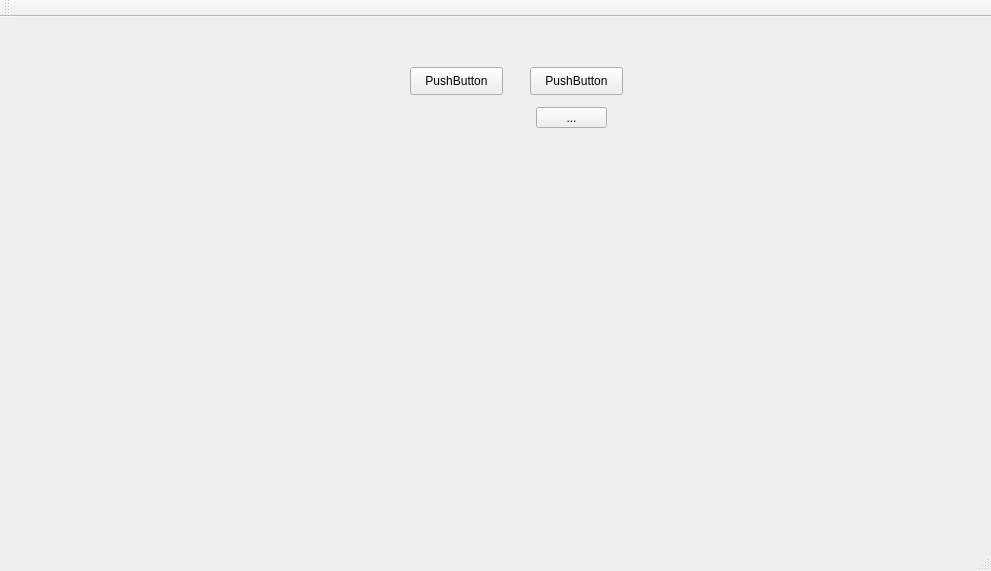
<?xml version="1.0" encoding="UTF-8"?>
<ui version="4.0">
 <class>MainWindow</class>
 <widget class="QMainWindow" name="MainWindow">
  <property name="geometry">
   <rect>
    <x>0</x>
    <y>0</y>
    <width>991</width>
    <height>571</height>
   </rect>
  </property>
  <property name="windowTitle">
   <string>MainWindow</string>
  </property>
  <widget class="QWidget" name="centralWidget">
   <widget class="QWidget" name="widget" native="true">
    <property name="geometry">
     <rect>
      <x>160</x>
      <y>20</y>
      <width>521</width>
      <height>141</height>
     </rect>
    </property>
    <widget class="QPushButton" name="pushButton">
     <property name="geometry">
      <rect>
       <x>370</x>
       <y>30</y>
       <width>93</width>
       <height>28</height>
      </rect>
     </property>
     <property name="text">
      <string>PushButton</string>
     </property>
    </widget>
    <widget class="QPushButton" name="pushButton_2">
     <property name="geometry">
      <rect>
       <x>250</x>
       <y>30</y>
       <width>93</width>
       <height>28</height>
      </rect>
     </property>
     <property name="text">
      <string>PushButton</string>
     </property>
    </widget>
    <widget class="QToolButton" name="toolButton">
     <property name="geometry">
      <rect>
       <x>376</x>
       <y>70</y>
       <width>71</width>
       <height>21</height>
      </rect>
     </property>
     <property name="text">
      <string>...</string>
     </property>
    </widget>
   </widget>
  </widget>
  <widget class="QMenuBar" name="menuBar">
   <property name="geometry">
    <rect>
     <x>0</x>
     <y>0</y>
     <width>991</width>
     <height>26</height>
    </rect>
   </property>
  </widget>
  <widget class="QToolBar" name="mainToolBar">
   <attribute name="toolBarArea">
    <enum>TopToolBarArea</enum>
   </attribute>
   <attribute name="toolBarBreak">
    <bool>false</bool>
   </attribute>
  </widget>
  <widget class="QStatusBar" name="statusBar"/>
 </widget>
 <layoutdefault spacing="6" margin="11"/>
 <resources/>
 <connections/>
</ui>
